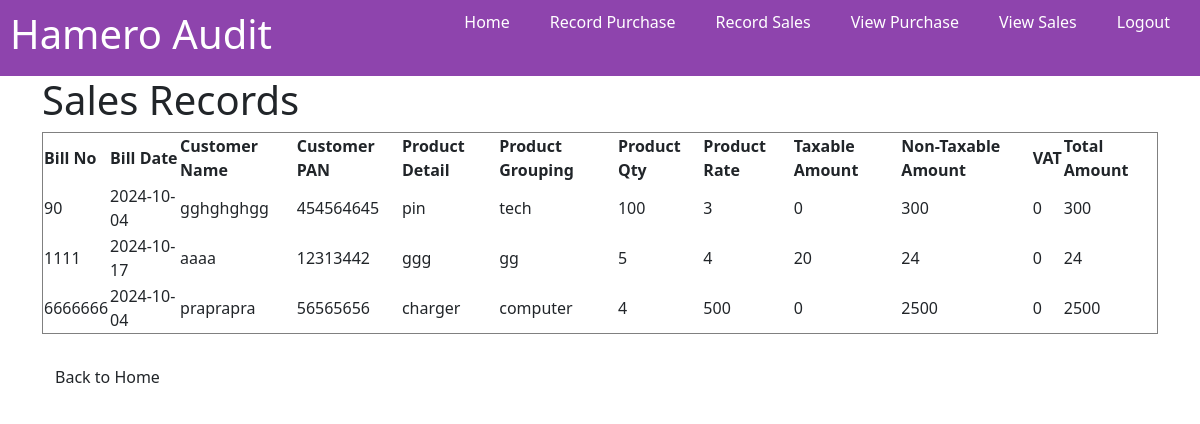
Page /view_sales.php on the committed database.
### tables this page shows
CREATE TABLE sales (
    bill_no INTEGER PRIMARY KEY,
    bill_date TEXT,
    customer_name TEXT,
    customer_pan TEXT,
    product_detail TEXT,
    product_grouping TEXT,
    product_qty REAL,
    product_rate REAL,
    taxable_amount REAL,
    non_taxable_amount REAL,
    vat REAL,
    total_amount REAL
);

### view_sales.php (the view, shortened to what this page needs)
<!DOCTYPE html>
<html lang="en">
<head>
    <link href="https://cdn.jsdelivr.net/npm/bootstrap@5.3.0-alpha1/dist/css/bootstrap.min.css" rel="stylesheet">
</head>
<body>
    <?php
        include('header.php');
    ?>
    <div class="container">
        <h1>Sales Records</h1>
        <?php
        $db = new SQLite3('db/database.sqlite');
        $result = $db->query('SELECT * FROM sales');
        echo "<table border='1'>";
        echo "<tr><th>Bill No</th><th>Bill Date</th><th>Customer Name</th><th>Customer PAN</th><th>Product Detail</th><th>Product Grouping</th><th>Product Qty</th><th>Product Rate</th><th>Taxable Amount</th><th>Non-Taxable Amount</th><th>VAT</th><th>Total Amount</th></tr>";
        while ($row = $result->fetchArray(SQLITE3_ASSOC)) {
            echo "<tr>";
            echo "<td>" . $row['bill_no'] . "</td>";
            echo "<td>" . $row['bill_date'] . "</td>";
            echo "<td>" . $row['customer_name'] . "</td>";
            echo "<td>" . $row['customer_pan'] . "</td>";
            echo "<td>" . $row['product_detail'] . "</td>";
            echo "<td>" . $row['product_grouping'] . "</td>";
            echo "<td>" . $row['product_qty'] . "</td>";
            echo "<td>" . $row['product_rate'] . "</td>";
            echo "<td>" . $row['taxable_amount'] . "</td>";
            echo "<td>" . $row['non_taxable_amount'] . "</td>";
            echo "<td>" . $row['vat'] . "</td>";
            echo "<td>" . $row['total_amount'] . "</td>";
            echo "</tr>";
        }
        echo "</table>";
        ?>
        <br>
        <a href="index.php" class="btn">Back to Home</a>
    </div>
</body>
</html>

### rows in the picture
sales: bill_no "90", bill_date "2024-10-04", customer_name "gghghghgg", customer_pan "454564645", product_detail "pin", product_grouping "tech", product_qty "100", product_rate "3", taxable_amount "0", non_taxable_amount "300", vat "0", total_amount "300"
sales: bill_no "1111", bill_date "2024-10-17", customer_name "aaaa", customer_pan "12313442", product_detail "ggg", product_grouping "gg", product_qty "5", product_rate "4", taxable_amount "20", non_taxable_amount "24", vat "0", total_amount "24"
sales: bill_no "6666666", bill_date "2024-10-04", customer_name "praprapra", customer_pan "56565656", product_detail "charger", product_grouping "computer", product_qty "4", product_rate "500", taxable_amount "0", non_taxable_amount "2500", vat "0", total_amount "2500"
